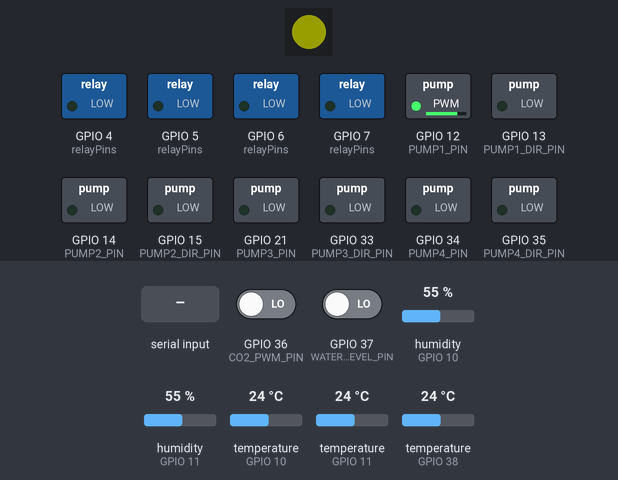
Simulated run of this program. Board: ESP32-S3. On the bench: 1 RGB LEDs in strip order, left to right, switched loads named in the program (green lamp = pin HIGH). Inputs (shaded band) come from the test bench; at power-on: GPIO 37 (WATER_LEVEL_PIN) LOW, GPIO 36 (CO2_PWM_PIN) LOW, humidity (sensors on GPIO 10, GPIO 11) 55 %, temperature (sensors on GPIO 10, GPIO 11, GPIO 38) 24 °C. Dim RGB values are drawn brighter than linear; what the program prints to the serial monitor is not drawn.

Above: at 6.3 s.
6.4 s: GPIO 37 (WATER_LEVEL_PIN) driven HIGH
At 7.03 s:
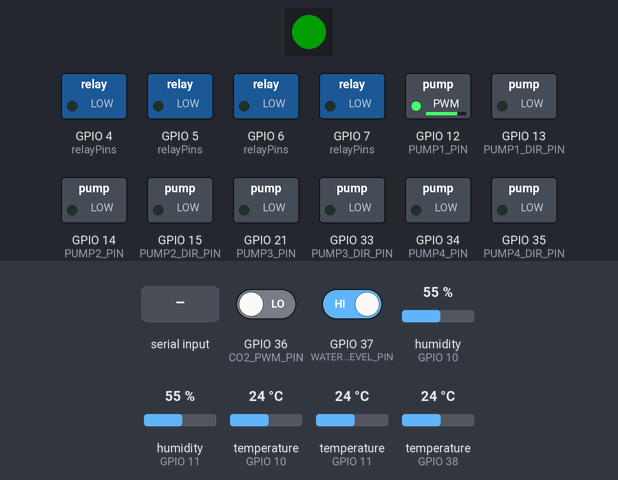
9.9 s: GPIO 37 (WATER_LEVEL_PIN) driven LOW
At 14.52 s:
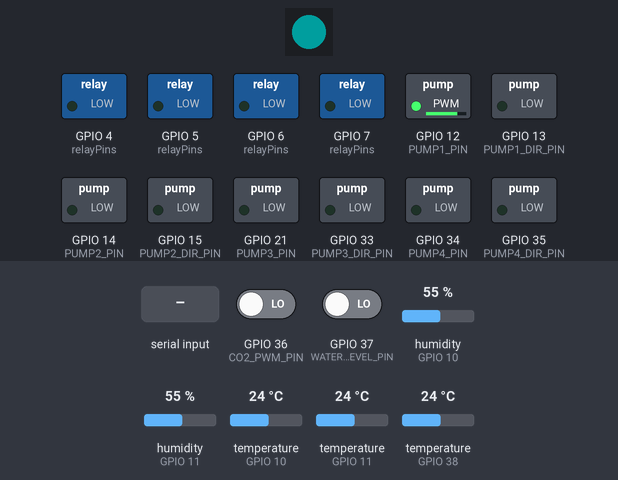
23.9 s: GPIO 36 (CO2_PWM_PIN) driven HIGH and GPIO 37 (WATER_LEVEL_PIN) driven HIGH
27.4 s: "*OK,7.02\n" received over the second serial link
At 27.4 s:
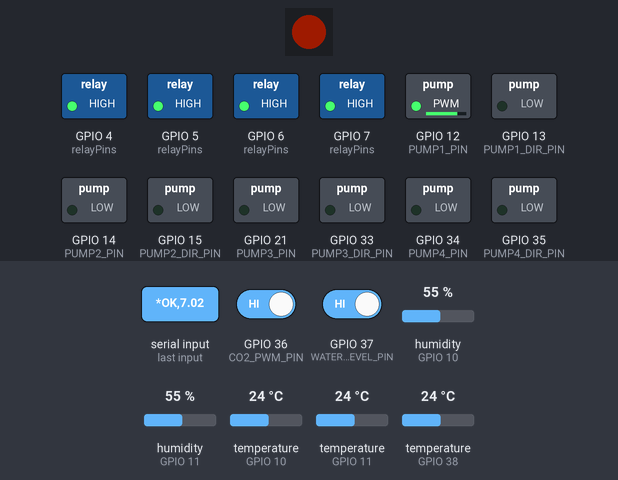
Timing chart, 0 to 36.9 s (numbered marks = the images above; inputs shaded):
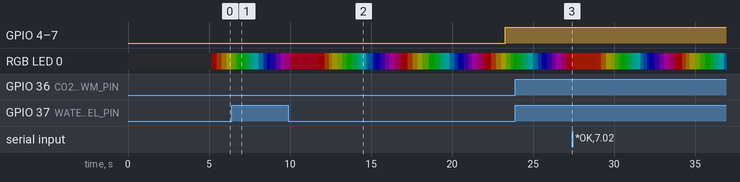

The program:

main.cpp
```cpp
/*
 * ESP32-S3 Hydroponics Controller v2
 * ==========================================================================
 *
 *  Peripherals:
 *   - 4x Relays                    (5V, digital out)
 *   - Onboard RGB NeoPixel         (Core 0 task, color cycle)
 *   - 2x DHT22                     (air temp + RH)
 *   - 1x DS18B20                   (solution temp, for pH/EC comp)
 *   - 1x Atlas EZO-pH              (UART1, temp-comp + 5pt smoothing)
 *   - 1x Atlas EZO-EC              (UART2, temp-comp + 5pt smoothing)
 *   - 4x KFS-HE1S10P peristaltic   (LEDC PWM, channels 0-3)
 *   - 1x MH-Z19E CO2               (PWM mode via pulseIn)
 *   - 1x XKC-Y26 water level       (digital, 5V→3.3V divider)
 *
 *  Timing:
 *   - Relay demo toggle : 15 s
 *   - Sensor read cycle : 5  s   (DS18B20 + DHT×2 + pH + EC)
 *   - CO2 read          : 15 s   (pulseIn blocks ~1-2s)
 *   - Water level       : every loop iteration (change-triggered log)
 *   - RGB cycle         : continuous on Core 0
 *
 *  CRITICAL HARDWARE REMINDERS:
 *   ✓ 10kΩ pull-down on EACH pump PWM pin (GPIO 12, 14, 21, 34)
 *   ✓ 4.7kΩ pull-up on DS18B20 data line to 3.3V
 *   ✓ 4.7-10kΩ pull-up on EACH DHT22 data line to 3.3V
 *   ✓ 10k/20k divider on XKC yellow output (5V → 3.3V)
 *   ✓ 100µF + 100nF decoupling near ESP32 5V input (pump noise!)
 *   ✓ Shared GND between 12V pump rail and 5V buck/ESP32 GND
 * ==========================================================================
 */

#include <Arduino.h>
#include "pins.h"
#include <Adafruit_NeoPixel.h>
#include "sensor_utils.h"
#include <OneWire.h>
#include <DallasTemperature.h>
#include <DHT.h>

// =============================================================================
// Config
// =============================================================================

// XKC-Y26 logic mode:
//   1 = Sensor reads HIGH when water is DETECTED (PNP NO, or NPN NC)
//   0 = Sensor reads HIGH when water is ABSENT  (NPN NO - black wire floating)
// Flip this if your "low water" alarm fires when reservoir is actually full.
#define XKC_HIGH_MEANS_WATER_PRESENT   1

// Auto-start pump 1 on boot (matches original behavior for easy verification)
#define AUTO_START_PUMP_1              1

// =============================================================================
// Hardware Objects
// =============================================================================

Adafruit_NeoPixel rgb(NUM_LEDS, RGB_PIN, NEO_GRB + NEO_KHZ800);

const int relayPins[] = { RELAY_1A, RELAY_1B, RELAY_2A, RELAY_2B };
const int numRelays   = 4;

HardwareSerial phSerial(1);
HardwareSerial ecSerial(2);

OneWire oneWire(ONE_WIRE_BUS);
DallasTemperature ds18b20(&oneWire);

#define DHT_TYPE DHT22
DHT airSensor1(DHT_PIN,  DHT_TYPE);
DHT airSensor2(DHT2_PIN, DHT_TYPE);

// =============================================================================
// Pump Driver (KFS-HE1S10P, up to 4 units)
// =============================================================================

#define PUMP_PWM_FREQ      10000   // 10 kHz (spec: 5-20 kHz)
#define PUMP_PWM_RES       8       // 8-bit duty (0-255)
#define PUMP_SPEED_DEFAULT 200     // ~78%

struct Pump {
    const char* name;
    uint8_t pwmPin;
    uint8_t dirPin;
    uint8_t ledcChannel;
    uint8_t speed;
    bool    running;
    bool    reversed;
};

Pump pumps[4] = {
    { "P1", PUMP1_PIN, PUMP1_DIR_PIN, 0, PUMP_SPEED_DEFAULT, false, false },
    { "P2", PUMP2_PIN, PUMP2_DIR_PIN, 1, PUMP_SPEED_DEFAULT, false, false },
    { "P3", PUMP3_PIN, PUMP3_DIR_PIN, 2, PUMP_SPEED_DEFAULT, false, false },
    { "P4", PUMP4_PIN, PUMP4_DIR_PIN, 3, PUMP_SPEED_DEFAULT, false, false },
};

void pumpInit(int idx) {
    Pump &p = pumps[idx];
    pinMode(p.pwmPin, OUTPUT);   digitalWrite(p.pwmPin, LOW);  // safe state
    pinMode(p.dirPin, OUTPUT);   digitalWrite(p.dirPin, LOW);  // CW default
    Serial.printf("  %s: PWM=GPIO%-2d (ch%d)  DIR=GPIO%-2d\n",
                  p.name, p.pwmPin, p.ledcChannel, p.dirPin);
}

void pumpStart(int idx, uint8_t speed) {
    Pump &p = pumps[idx];
    ledcSetup(p.ledcChannel, PUMP_PWM_FREQ, PUMP_PWM_RES);
    ledcAttachPin(p.pwmPin, p.ledcChannel);
    ledcWrite(p.ledcChannel, speed);
    p.speed = speed;
    p.running = true;
    Serial.printf("[%s] START speed=%d (%.0f%%)\n",
                  p.name, speed, (speed / 255.0f) * 100);
}

void pumpStop(int idx) {
    Pump &p = pumps[idx];
    ledcWrite(p.ledcChannel, 0);   // duty 0 first
    delay(50);                     // let motor decel
    ledcDetachPin(p.pwmPin);       // release LEDC
    pinMode(p.pwmPin, OUTPUT);     // manual control
    digitalWrite(p.pwmPin, LOW);   // force LOW (pull-down backs this up)
    p.running = false;
    Serial.printf("[%s] STOP\n", p.name);
}

void pumpSetSpeed(int idx, uint8_t speed) {
    Pump &p = pumps[idx];
    if (!p.running) { Serial.printf("[%s] not running\n", p.name); return; }
    ledcWrite(p.ledcChannel, speed);
    p.speed = speed;
    Serial.printf("[%s] Speed -> %d\n", p.name, speed);
}

void pumpSetDirection(int idx, bool reverse) {
    Pump &p = pumps[idx];
    if (p.running) {
        Serial.printf("[%s] WARN: changing direction while running!\n", p.name);
    }
    digitalWrite(p.dirPin, reverse ? HIGH : LOW);
    p.reversed = reverse;
    Serial.printf("[%s] Direction: %s\n", p.name, reverse ? "CCW" : "CW");
}

// =============================================================================
// MH-Z19E CO2 Sensor (PWM mode)
// =============================================================================
// Default range: 0-5000 ppm, cycle ~1004 ms
// ppm = 5000 * (Th_ms - 2) / (Th_ms + Tl_ms - 4)
// NOTE: Sensor needs ~3 min warm-up after power-on for accurate readings.

bool readCO2_PWM(uint8_t pin, int &ppm_out) {
    unsigned long th_us = pulseIn(pin, HIGH, 1500000UL);
    if (th_us == 0) return false;
    unsigned long tl_us = pulseIn(pin, LOW,  1500000UL);
    if (tl_us == 0) return false;

    float th_ms    = th_us / 1000.0f;
    float tl_ms    = tl_us / 1000.0f;
    float cycle_ms = th_ms + tl_ms;

    // Cycle sanity check (~1004ms nominal)
    if (cycle_ms < 900.0f || cycle_ms > 1100.0f) return false;

    float ppm = 5000.0f * (th_ms - 2.0f) / (cycle_ms - 4.0f);
    if (ppm < 0 || ppm > 5100) return false;

    ppm_out = (int)ppm;
    return true;
}

// =============================================================================
// Water Level (XKC-Y26)
// =============================================================================

bool readWaterPresent() {
    int raw = digitalRead(WATER_LEVEL_PIN);
#if XKC_HIGH_MEANS_WATER_PRESENT
    return (raw == HIGH);
#else
    return (raw == LOW);
#endif
}

// =============================================================================
// State
// =============================================================================

bool          relayState         = false;
unsigned long lastRelayToggle    = 0;
const unsigned long RELAY_INTERVAL = 15000UL;

unsigned long lastSensorRead     = 0;
const unsigned long SENSOR_INTERVAL = 5000UL;

unsigned long lastCO2Read        = 0;
const unsigned long CO2_INTERVAL = 15000UL;

uint16_t hue = 0;

// Sensor values
float   solutionTemp = 25.0f;
float   airTemp1 = -999, airRH1 = -999;
float   airTemp2 = -999, airRH2 = -999;
float   phValue  = -999, ecValue = -999;
String  phRaw    = "",  ecRaw   = "";
int     co2_ppm  = -1;
bool    waterPresent = true;   // cached; updated on change
bool    lastWaterState = true;

// Smoothing buffers
float phReadings[5] = {0};
int   phIndex = 0, phCount = 0;
float ecReadings[5] = {0};
int   ecIndex = 0, ecCount = 0;

// =============================================================================
// RGB Task (Core 0)
// =============================================================================

void rgbTask(void *pvParameters) {
    for (;;) {
        rgb.setPixelColor(0, rgb.ColorHSV(hue, 255, 255));
        rgb.show();
        hue += 256;
        vTaskDelay(pdMS_TO_TICKS(20));
    }
}

// =============================================================================
// Setup
// =============================================================================

void setup() {
    Serial.begin(115200);
    delay(3000);

    Serial.println("\n========================================");
    Serial.println("  ESP32-S3 Hydroponics Controller v2");
    Serial.println("  4 Pumps | 4 Relays | 8 Sensors");
    Serial.println("========================================\n");

    // ---- Relays ----
    Serial.println("[INIT] Relays:");
    for (int i = 0; i < numRelays; i++) {
        pinMode(relayPins[i], OUTPUT);
        digitalWrite(relayPins[i], LOW);
        Serial.printf("  R%d: GPIO%d OFF\n", i + 1, relayPins[i]);
    }

    // ---- Pumps (init all to safe state) ----
    Serial.println("[INIT] Pumps:");
    for (int i = 0; i < 4; i++) pumpInit(i);

    // ---- Water Level ----
    pinMode(WATER_LEVEL_PIN, INPUT);
    Serial.printf("[INIT] Water Level: GPIO%d (via 10k/20k divider)\n", WATER_LEVEL_PIN);

    // ---- CO2 ----
    pinMode(CO2_PWM_PIN, INPUT);
    Serial.printf("[INIT] CO2 PWM: GPIO%d (3.3V logic, direct)\n", CO2_PWM_PIN);

    // ---- DS18B20 ----
    pinMode(ONE_WIRE_BUS, INPUT_PULLUP);
    ds18b20.begin();
    Serial.printf("[INIT] DS18B20: GPIO%d  (%d device%s found)\n",
                  ONE_WIRE_BUS, ds18b20.getDeviceCount(),
                  ds18b20.getDeviceCount() == 1 ? "" : "s");

    // ---- DHT22 x2 ----
    airSensor1.begin();
    airSensor2.begin();
    Serial.printf("[INIT] DHT22 #1: GPIO%d\n", DHT_PIN);
    Serial.printf("[INIT] DHT22 #2: GPIO%d\n", DHT2_PIN);

    // ---- EZO pH + EC ----
    phSerial.begin(9600, SERIAL_8N1, PH_RX, PH_TX);
    ecSerial.begin(9600, SERIAL_8N1, EC_RX, EC_TX);
    delay(100);
    ecSerial.print("O,EC,1\r");  delay(300);
    ecSerial.print("O,TDS,0\r"); delay(300);
    ecSerial.print("O,S,0\r");   delay(300);
    ecSerial.print("O,SG,0\r");  delay(300);
    phSerial.print("C,0\r");
    ecSerial.print("C,0\r");
    delay(300);
    phSerial.print("i\r");
    ecSerial.print("i\r");
    delay(500);
    Serial.printf("[INIT] EZO-pH: UART1 RX%d TX%d @9600\n", PH_RX, PH_TX);
    Serial.printf("[INIT] EZO-EC: UART2 RX%d TX%d @9600\n", EC_RX, EC_TX);

    // ---- RGB ----
    rgb.begin();
    rgb.setBrightness(30);
    rgb.show();
    xTaskCreatePinnedToCore(rgbTask, "RGB", 2048, NULL, 1, NULL, 0);
    Serial.printf("[INIT] RGB: GPIO%d (Core 0 task)\n", RGB_PIN);

    Serial.println("\n========================================");
    Serial.println("  READY. Sensor loop starting.");
    Serial.println("  MH-Z19E needs 3 min warm-up for accuracy.");
    Serial.println("========================================\n");

#if AUTO_START_PUMP_1
    pumpStart(0, PUMP_SPEED_DEFAULT);
#endif

    // Seed water state
    waterPresent   = readWaterPresent();
    lastWaterState = waterPresent;
    Serial.printf("[WATER] Initial: %s\n", waterPresent ? "PRESENT" : "LOW");

    lastRelayToggle = millis();
    lastSensorRead  = millis();
    lastCO2Read     = millis() - (CO2_INTERVAL - 5000);  // first read in ~5s
}

// =============================================================================
// Loop
// =============================================================================

void loop() {
    unsigned long now = millis();

    // ---- Water Level (change-triggered; 500ms sensor response is enough) ----
    waterPresent = readWaterPresent();
    if (waterPresent != lastWaterState) {
        lastWaterState = waterPresent;
        Serial.printf("[WATER] -> %s\n",
                      waterPresent ? "PRESENT" : "LOW - refill needed!");
        // Hook: add pump-safety-stop here if you want to halt dosing on empty reservoir
        // e.g.:  if (!waterPresent) for (int i=0; i<4; i++) if (pumps[i].running) pumpStop(i);
    }

    // ---- Relay Demo Toggle (replace with your real logic) ----
    if (now - lastRelayToggle >= RELAY_INTERVAL) {
        lastRelayToggle = now;
        relayState = !relayState;
        Serial.printf("[%5lus] Relays -> %s\n",
                      now / 1000, relayState ? "ON" : "OFF");
        for (int i = 0; i < numRelays; i++) {
            digitalWrite(relayPins[i], relayState ? HIGH : LOW);
        }
    }

    // ---- CO2 (every 15s; blocks up to ~3s in worst case) ----
    if (now - lastCO2Read >= CO2_INTERVAL) {
        lastCO2Read = now;
        int ppm = -1;
        if (readCO2_PWM(CO2_PWM_PIN, ppm)) {
            co2_ppm = ppm;
            Serial.printf("[CO2] %d ppm\n", co2_ppm);
        } else {
            Serial.println("[CO2] Read failed (warming up or check wiring)");
        }
    }

    // ---- Temp / Humidity / pH / EC (every 5s) ----
    if (now - lastSensorRead >= SENSOR_INTERVAL) {
        lastSensorRead = now;

        // 1. DS18B20 Solution Temp
        ds18b20.requestTemperatures();
        float t = ds18b20.getTempCByIndex(0);
        if (t != DEVICE_DISCONNECTED_C && t > -20.0f && t < 80.0f) {
            solutionTemp = t;
        } else {
            ds18b20.begin();  // attempt re-init
        }
        Serial.printf("SolT:%.2fC ", solutionTemp);

        // 2. DHT22 #1
        float h1 = airSensor1.readHumidity();
        float t1 = airSensor1.readTemperature();
        if (!isnan(h1) && !isnan(t1)) {
            airRH1   = h1;
            airTemp1 = t1;
            Serial.printf("A1:%.1fC/%.0f%% ", airTemp1, airRH1);
        } else {
            Serial.print("A1:ERR ");
        }

        // 3. DHT22 #2
        float h2 = airSensor2.readHumidity();
        float t2 = airSensor2.readTemperature();
        if (!isnan(h2) && !isnan(t2)) {
            airRH2   = h2;
            airTemp2 = t2;
            Serial.printf("A2:%.1fC/%.0f%% ", airTemp2, airRH2);
        } else {
            Serial.print("A2:ERR ");
        }

        // 4. pH (temp-compensated + smoothed)
        if (readPH(phSerial, phValue, solutionTemp, phRaw)) {
            phReadings[phIndex] = phValue;
            phCount = (phCount < 5) ? phCount + 1 : 5;
            phIndex = (phIndex + 1) % 5;
            float avg = 0;
            for (int j = 0; j < phCount; j++) avg += phReadings[j];
            avg /= phCount;
            Serial.printf("pH:%.2f(avg) ", avg);
        } else {
            Serial.print("pH:ERR ");
        }

        // 5. EC (temp-compensated + smoothed)
        if (readEC(ecSerial, ecValue, solutionTemp, ecRaw)) {
            ecReadings[ecIndex] = ecValue;
            ecCount = (ecCount < 5) ? ecCount + 1 : 5;
            ecIndex = (ecIndex + 1) % 5;
            float avg = 0;
            for (int j = 0; j < ecCount; j++) avg += ecReadings[j];
            avg /= ecCount;
            Serial.printf("EC:%.3f(avg) ", avg);
        } else {
            Serial.print("EC:ERR ");
        }

        // 6. Summary line
        Serial.printf("H2O:%s CO2:%dppm\n",
                      waterPresent ? "OK" : "LOW",
                      co2_ppm);
    }

    delay(10);  // feed FreeRTOS idle task
}

/* ==========================================================================
 *  QUICK REFERENCE - How to control pumps from anywhere in your code
 * ==========================================================================
 *
 *  pumpStart(idx, speed);         // idx: 0-3, speed: 0-255
 *  pumpStop(idx);                 // graceful stop
 *  pumpSetSpeed(idx, newSpeed);   // while running
 *  pumpSetDirection(idx, true);   // true=CCW, false=CW; STOP FIRST
 *
 *  Example - dose 5ml acid on pump 2 for 3 seconds:
 *    pumpStart(1, 150);
 *    delay(3000);
 *    pumpStop(1);
 *
 *  Safety pattern - halt all pumps if reservoir is dry:
 *    if (!waterPresent) {
 *      for (int i = 0; i < 4; i++) if (pumps[i].running) pumpStop(i);
 *    }
 * ========================================================================== */
```

sensor_utils.cpp
```cpp
#include "sensor_utils.h"

bool readPH(HardwareSerial& ser, float& value, float compTemp, String& raw) {
  // Set temp compensation (EZO command is "T,n")
  while (ser.available()) ser.read();
  ser.print("T,");
  ser.print(compTemp, 2);
  ser.print("\r");

  unsigned long start = millis();
  String resp = "";
  resp.reserve(32); // Pre-allocate memory
  bool t_ok = false;

  while (millis() - start < 500UL && !t_ok) {
    while (ser.available()) {
      char c = ser.read();
      if (c == '\r' || c == '\n') {
        if (resp.indexOf("*OK") >= 0) {
          t_ok = true;
          break;
        }
        resp = "";
      } else {
        if (c >= ' ' && c <= '~' && resp.length() < 30) {
          resp += c;
        }
      }
    }
    delay(5);
  }

  // Clear buffer and send read command (Standard Atlas EZO is "R")
  while (ser.available()) ser.read();
  ser.print("R\r");

  start = millis();
  raw = "";
  raw.reserve(64); // Pre-allocate memory to prevent heap fragmentation

  while (millis() - start < 2000UL) {
    while (ser.available()) {
      char c = ser.read();

      if (c == '\r' || c == '\n') {
        raw.trim();

        // Skip empty or command-ack lines
        if (raw.length() == 0 || raw == "*OK") {
          raw = "";
          continue; // Keep checking for actual data
        }

        if (raw.indexOf("*ER") >= 0) {
          return false; // Error response from sensor
        }

        // Clean up extended prefixes if they exist (e.g., "?pH,7.02" or "*OK,7.02")
        String parsedStr = raw;
        if (parsedStr.startsWith("?")) {
          int idx = parsedStr.indexOf(',');
          if (idx > 0) parsedStr = parsedStr.substring(idx + 1);
        } else if (parsedStr.startsWith("*OK,")) {
          parsedStr = parsedStr.substring(4);
        }

        // Extract value and temp (safely stops at comma if present)
        int firstComma = parsedStr.indexOf(',');
        if (firstComma > 0) {
          value = parsedStr.substring(0, firstComma).toFloat();
        } else {
          value = parsedStr.toFloat();
        }

        return true;
      } else {
        // Append valid characters with an absolute max length to prevent OOM crashes on UART noise
        if (c >= ' ' && c <= '~' && raw.length() < 60) {
          raw += c;
        }
      }
    }
    delay(5); // Yield to watchdog/FreeRTOS
  }
  return false;
}

bool readEC(HardwareSerial& ser, float& value, float compTemp, String& raw) {
  // Reuse logic since both pH and EC use exact same T,n and R\r commands
  return readPH(ser, value, compTemp, raw);
}
```

Source omitted: sensor_utils.h (259 bytes), pins.h (2450 bytes)
